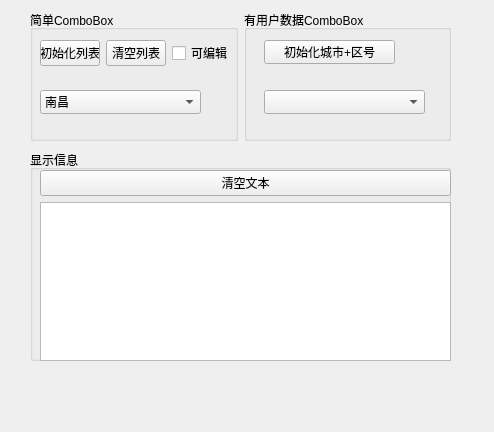
<?xml version="1.0" encoding="UTF-8"?>
<ui version="4.0">
 <class>Widget</class>
 <widget class="QWidget" name="Widget">
  <property name="geometry">
   <rect>
    <x>0</x>
    <y>0</y>
    <width>494</width>
    <height>432</height>
   </rect>
  </property>
  <property name="windowTitle">
   <string>Widget</string>
  </property>
  <widget class="QGroupBox" name="groupBox_2">
   <property name="geometry">
    <rect>
     <x>30</x>
     <y>150</y>
     <width>421</width>
     <height>211</height>
    </rect>
   </property>
   <property name="title">
    <string>显示信息</string>
   </property>
   <widget class="QWidget" name="">
    <property name="geometry">
     <rect>
      <x>10</x>
      <y>20</y>
      <width>411</width>
      <height>191</height>
     </rect>
    </property>
    <layout class="QVBoxLayout" name="verticalLayout">
     <item>
      <widget class="QPushButton" name="btnClear">
       <property name="text">
        <string>清空文本</string>
       </property>
      </widget>
     </item>
     <item>
      <widget class="QPlainTextEdit" name="plainTextEdit"/>
     </item>
    </layout>
   </widget>
  </widget>
  <widget class="QWidget" name="">
   <property name="geometry">
    <rect>
     <x>30</x>
     <y>10</y>
     <width>421</width>
     <height>131</height>
    </rect>
   </property>
   <layout class="QHBoxLayout" name="horizontalLayout">
    <item>
     <widget class="QGroupBox" name="groupBox">
      <property name="title">
       <string>简单ComboBox</string>
      </property>
      <widget class="QComboBox" name="combItems">
       <property name="geometry">
        <rect>
         <x>10</x>
         <y>80</y>
         <width>161</width>
         <height>24</height>
        </rect>
       </property>
       <item>
        <property name="text">
         <string>南昌</string>
        </property>
       </item>
       <item>
        <property name="text">
         <string>杭州</string>
        </property>
       </item>
      </widget>
      <widget class="QWidget" name="">
       <property name="geometry">
        <rect>
         <x>10</x>
         <y>30</y>
         <width>191</width>
         <height>26</height>
        </rect>
       </property>
       <layout class="QHBoxLayout" name="horizontalLayout_2">
        <item>
         <widget class="QPushButton" name="btnInitItems">
          <property name="text">
           <string>初始化列表</string>
          </property>
         </widget>
        </item>
        <item>
         <widget class="QPushButton" name="btnClearItems">
          <property name="text">
           <string>清空列表</string>
          </property>
         </widget>
        </item>
        <item>
         <widget class="QCheckBox" name="chkEditable">
          <property name="text">
           <string>可编辑</string>
          </property>
         </widget>
        </item>
       </layout>
      </widget>
     </widget>
    </item>
    <item>
     <widget class="QGroupBox" name="groupBox_3">
      <property name="title">
       <string>有用户数据ComboBox</string>
      </property>
      <widget class="QComboBox" name="comboCities">
       <property name="geometry">
        <rect>
         <x>20</x>
         <y>80</y>
         <width>161</width>
         <height>24</height>
        </rect>
       </property>
       <property name="placeholderText">
        <string>请选择一个城市</string>
       </property>
      </widget>
      <widget class="QPushButton" name="btnInitCities">
       <property name="geometry">
        <rect>
         <x>20</x>
         <y>30</y>
         <width>131</width>
         <height>24</height>
        </rect>
       </property>
       <property name="text">
        <string>初始化城市+区号</string>
       </property>
      </widget>
     </widget>
    </item>
   </layout>
  </widget>
 </widget>
 <resources/>
 <connections/>
</ui>
